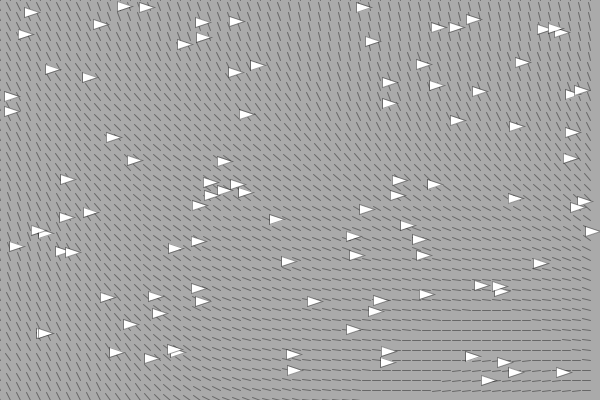
Frame 1 (no input)
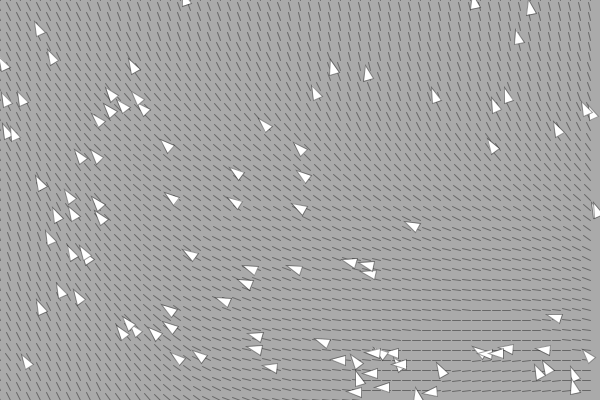
Frame 60 (the mouse pressed at the canvas centre just before this capture)
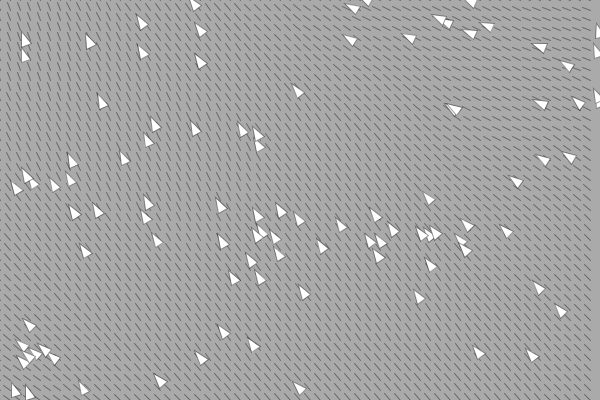
Frame 120 (the mouse held since frame 60 and released just before this capture)

The Processing sketch that drew these frames (run headless with seeded random() and noise(); from frame 60 on, the mouse is pressed at the canvas centre):

// Processing sketch: flow_field
// ── flow_field.pde
Vehicle[] v;
FlowField f;
boolean debug;
void setup() {
  size(600, 400);
  v = new Vehicle[100];//(new PVector(width/2, height/2));

  for (int i =0; i <v.length; i++) {
    v[i] = new Vehicle(new PVector(random(width), random(height)));
  }

  f = new FlowField(10);
  f.init();

  debug = true;
  //frameRate(1);
}

void draw() {
  background(170);
  if (debug)
    f.display();

  for (int i =0; i <v.length; i++) {
    v[i].display();
    v[i].follow(f);
    v[i].update();
  }
  //v.seek(new PVector(mouseX, mouseY));

  //v.applyForce(new PVector(0.01, 0));
}
void mousePressed() {
  f.init();
}
void keyPressed() {
  if (key == ' ')
    debug = !debug;
}
// ── FlowField.pde
class FlowField {
  PVector [][] field;
  int cols, rows;
  int resolution;


  FlowField(int reso) {
    resolution = reso;
    cols = width/resolution;
    rows = width/resolution;

    field = new PVector[cols][rows];
    init();
  }

  void init() {
    noiseSeed((int)random(1000));
    float xoff = 0;
    for (int i = 0; i<cols; i++) {
      float yoff = 0;
      for (int j = 0; j<rows; j++) {
        float theta = map(noise(xoff, yoff), 0, 1, 0, 2*PI);

        field[i][j] = new PVector(1*cos(theta), 1*sin(theta));
        yoff +=0.01;
      }
      xoff +=0.01;
    }
  }

  void display() {
    for (int i = 0; i<cols; i++) {
      for (int j = 0; j<rows; j++) {
        drawVector(field[i][j], i*resolution, j*resolution, resolution-2);
      }
    }
  }

  void drawVector(PVector v, float x, float y, float scl) {
    pushMatrix();
    translate(x, y);
    stroke(0,100);
    rotate(v.heading());
    float len = v.mag()*scl;
    line (0, 0, len, 0);
    popMatrix();
  }

  PVector lookup (PVector lookup) {
    int column = int(constrain(lookup.x/resolution,0,cols-1));
    int row = int(constrain(lookup.y/resolution,0,rows-1));
    return new PVector(field[column][row].x ,field[column][row].y);
  }
}
// ── Vehicle.pde
class Vehicle {
  PVector location;
  PVector velocity;
  PVector acceleration;
  float maxspeed = 3;
  float maxforce = 0.1;
  Vehicle(PVector loc) {
    location = new PVector(loc.x, loc.y);
    velocity = new PVector(0, 0);
    acceleration = new PVector(0, 0);
  }
  
  void follow(FlowField f) {
    PVector desired = f.lookup(location);
    desired.mult(maxspeed);

    PVector steering = PVector.sub(desired, velocity);
    steering.limit(maxforce);

    applyForce(steering);
  }
  
  void seek(PVector target) {
    //steering = desiered - velocity
    // desired = target - location



    PVector desired = PVector.sub(target, location);
    float d = desired.mag();
    if (d < 100) {
      float speed = map(d, 0, 100, 0, maxspeed);
      desired.setMag(speed);
    } else {
      desired.setMag(maxspeed);
    }

    PVector steering = PVector.sub(desired, velocity);
    steering.limit(maxforce);

    acceleration.add(steering);
  }

  void update() {
    wrap();
    location.add(velocity);
    velocity.add(acceleration);
    velocity.limit(maxspeed);
    acceleration.mult(0);
  }

  void applyForce(PVector force) {
    acceleration.add(force);
  }
  void display() {

    fill(255);
    float angle = velocity.heading() + PI + PI/2;

    pushMatrix();
    translate(location.x, location.y);
    rotate(angle);
    triangle (0, 0+10, 0 -5, 0-5, 0 +5, 0 -5);
    popMatrix();
  }
  void wrap(){
    if (location.x < 0) location.x = width;
    if (location.x > width) location.x = 0;
    if (location.y < 0) location.y = height;
    if (location.y > height) location.y = 0;

  }
  
}
